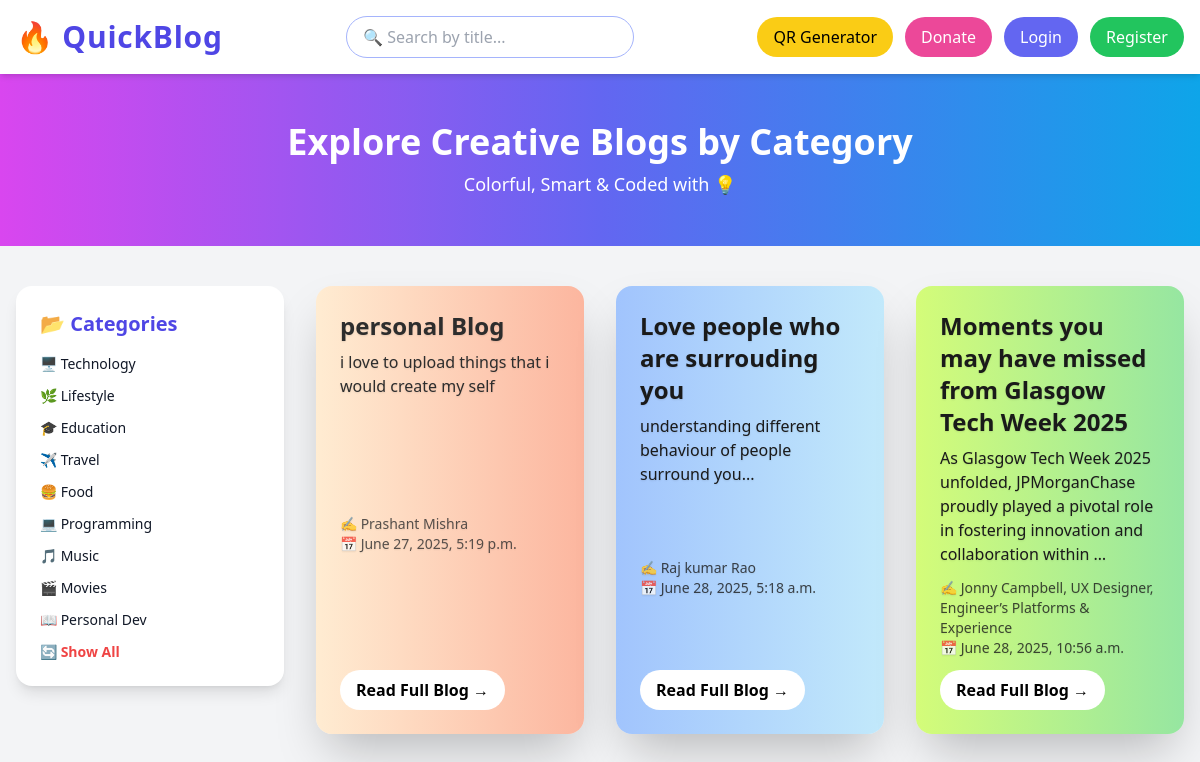
The page / on the database its author committed.
### blogs/models.py (models this page shows)
class Blogs(models.Model):
    title = models.CharField(max_length=200)
    category = models.CharField(max_length=20, choices = [
        ("tech", "Technology"),
        ("life", "Lifestyle"),
        ("edu", "Education"),
        ("travel", "Travel"),
        ("food", "Food"),
        ("news", "News"),
        ("finance", "Finance"),
        ("health", "Health & Wellness"),
        ("sports", "Sports"),
        ("code", "Programming"),
        ("art", "Art & Design"),
        ("business", "Business"),
        ("gaming", "Gaming"),
        ("science", "Science"),
        ("books", "Books & Literature"),
        ("music", "Music"),
        ("movies", "Movies & TV"),
        ("personal", "Personal Development"),
    ],default=('tech','technology'))
    description = models.CharField(max_length=300)
    date = models.DateTimeField()
    author = models.CharField(max_length=100)
    content = HTMLField()
    image = models.FileField(
        upload_to="news_img/", max_length=240, null=True, default=None
    )

### _02_blog_post/views.py (the view)
# urls.py: path("", views.index, name="index"),
def index(request):
    data = Blogs.objects.all()
    for d in data:
        print(d.title)
    return render(request, "index.html", {"data": data})

### templates/index.html (shortened to what this page needs)
<!DOCTYPE html>
<html lang="en">
<head>
  <script src="https://cdn.tailwindcss.com"></script>
</head>
<body class="bg-gray-100 text-gray-900 font-sans">
  <nav class="bg-white shadow-md p-4 flex flex-col sm:flex-row sm:justify-between sm:items-center sticky top-0 z-10 space-y-3 sm:space-y-0">
    <h1 class="text-3xl font-bold text-indigo-600 tracking-wide">🔥 QuickBlog</h1>
    <form method="GET" action="{% url 'search' %}" class="w-full sm:w-auto">
      <input type="text" name="search" placeholder="🔍 Search by title..." class="w-full sm:w-72 px-4 py-2 rounded-full border border-indigo-300 focus:outline-none focus:ring-2 focus:ring-indigo-400 transition" />
    </form>
    <div class="space-x-3 flex flex-wrap items-center justify-center">
      <a href="{% url 'payment' %}" class="px-4 py-2 bg-yellow-400 text-black rounded-full hover:bg-yellow-500 transition">QR Generator</a>
      <a href="{% url 'donation' %}" class="px-4 py-2 bg-pink-500 text-white rounded-full hover:bg-pink-600 transition">Donate</a>
      {% if user.is_authenticated %}
        <a href="{% url 'logout' %}" class="px-4 py-2 bg-green-500 text-white rounded-full hover:bg-green-600 transition">Logout</a>
      {% else %}
        <a href="{% url 'loginUser' %}" class="px-4 py-2 bg-indigo-500 text-white rounded-full hover:bg-indigo-600 transition">Login</a>
        <a href="{% url 'register' %}" class="px-4 py-2 bg-green-500 text-white rounded-full hover:bg-green-600 transition">Register</a>
      {% endif %}
    </div>
  </nav>
  <section class="bg-gradient-to-r from-fuchsia-500 via-indigo-500 to-sky-500 text-white text-center py-12 px-6">
    <h2 class="text-4xl font-extrabold mb-2">Explore Creative Blogs by Category</h2>
    <p class="text-lg">Colorful, Smart & Coded with 💡</p>
  </section>
  <div class="max-w-7xl mx-auto px-4 py-10 grid grid-cols-1 md:grid-cols-4 gap-8">
    <aside class="md:col-span-1">
      <div class="sticky top-24 bg-white rounded-2xl shadow-lg p-6">
        <h3 class="text-xl font-bold mb-4 text-indigo-600">📂 Categories</h3>
        <ul class="space-y-3 text-sm font-medium">
          <li><a href="{% url 'filter' %}?category=tech" class="block hover:text-indigo-500">🖥️ Technology</a></li>
          <li><a href="{% url 'filter' %}?category=life" class="block hover:text-indigo-500">🌿 Lifestyle</a></li>
          <li><a href="{% url 'filter' %}?category=edu" class="block hover:text-indigo-500">🎓 Education</a></li>
          <li><a href="{% url 'filter' %}?category=travel" class="block hover:text-indigo-500">✈️ Travel</a></li>
          <li><a href="{% url 'filter' %}?category=food" class="block hover:text-indigo-500">🍔 Food</a></li>
          <li><a href="{% url 'filter' %}?category=code" class="block hover:text-indigo-500">💻 Programming</a></li>
          <li><a href="{% url 'filter' %}?category=music" class="block hover:text-indigo-500">🎵 Music</a></li>
          <li><a href="{% url 'filter' %}?category=movies" class="block hover:text-indigo-500">🎬 Movies</a></li>
          <li><a href="{% url 'filter' %}?category=personal" class="block hover:text-indigo-500">📖 Personal Dev</a></li>
          <li><a href=".." class="block text-red-500 hover:text-red-600 font-semibold">🔄 Show All</a></li>
        </ul>
      </div>
    </aside>
    <main class="md:col-span-3 grid sm:grid-cols-2 lg:grid-cols-3 gap-8">
      {% for d in data %}
      <div class="rounded-2xl overflow-hidden animate-card card-gradient p-6 flex flex-col justify-between shadow-2xl">
        <div>
          <h2 class="text-2xl font-bold mb-2">{{ d.title }}</h2>
          <p class="mb-3">{{ d.description|truncatewords:18 }}</p>
        </div>
        <div class="text-sm opacity-80 mb-3">
          ✍️ {{ d.author }} <br> 📅 {{ d.date }}
        </div>
        <a href="{% url 'blog_page' d.id %}" class="self-start bg-white text-black px-4 py-2 rounded-full font-semibold hover:bg-black hover:text-white transition-all">Read Full Blog →</a>
      </div>
      {% endfor %}
    </main>
  </div>
</body>
</html>

### templates/index.html (style rules this page uses)
.animate-card { transition: transform 0.3s ease, box-shadow 0.3s ease; }
.card-gradient:nth-child(4n+1) { background: linear-gradient(to right, #ffecd2, #fcb69f); color: #2d2d2d; }
.card-gradient:nth-child(4n+2) { background: linear-gradient(to right, #a1c4fd, #c2e9fb); color: #1a1a1a; }
.card-gradient:nth-child(4n+3) { background: linear-gradient(to right, #d4fc79, #96e6a1); color: #1a1a1a; }
.card-gradient h2, .card-gradient p, .card-gradient div { text-shadow: 0 1px 2px rgba(0, 0, 0, 0.1); }

### rows shown on the page
Blogs: title "personal Blog", description "i love to upload things that i would create my self", author "Prashant Mishra", date "June 27, 2025, 5:19 p.m."
Blogs: title "Love people who are surrouding you", description "understanding different behaviour of people surround you...", author "Raj kumar Rao", date "June 28, 2025, 5:18 a.m."
Blogs: title "Moments you may have missed from Glasgow Tech Week 2025", description "As Glasgow Tech Week 2025 unfolded, JPMorganChase proudly played a pivotal role in fostering innovation and collaboration within …", author "Jonny Campbell, UX Designer, Engineer’s Platforms & Experience", date "June 28, 2025, 10:56 a.m."
